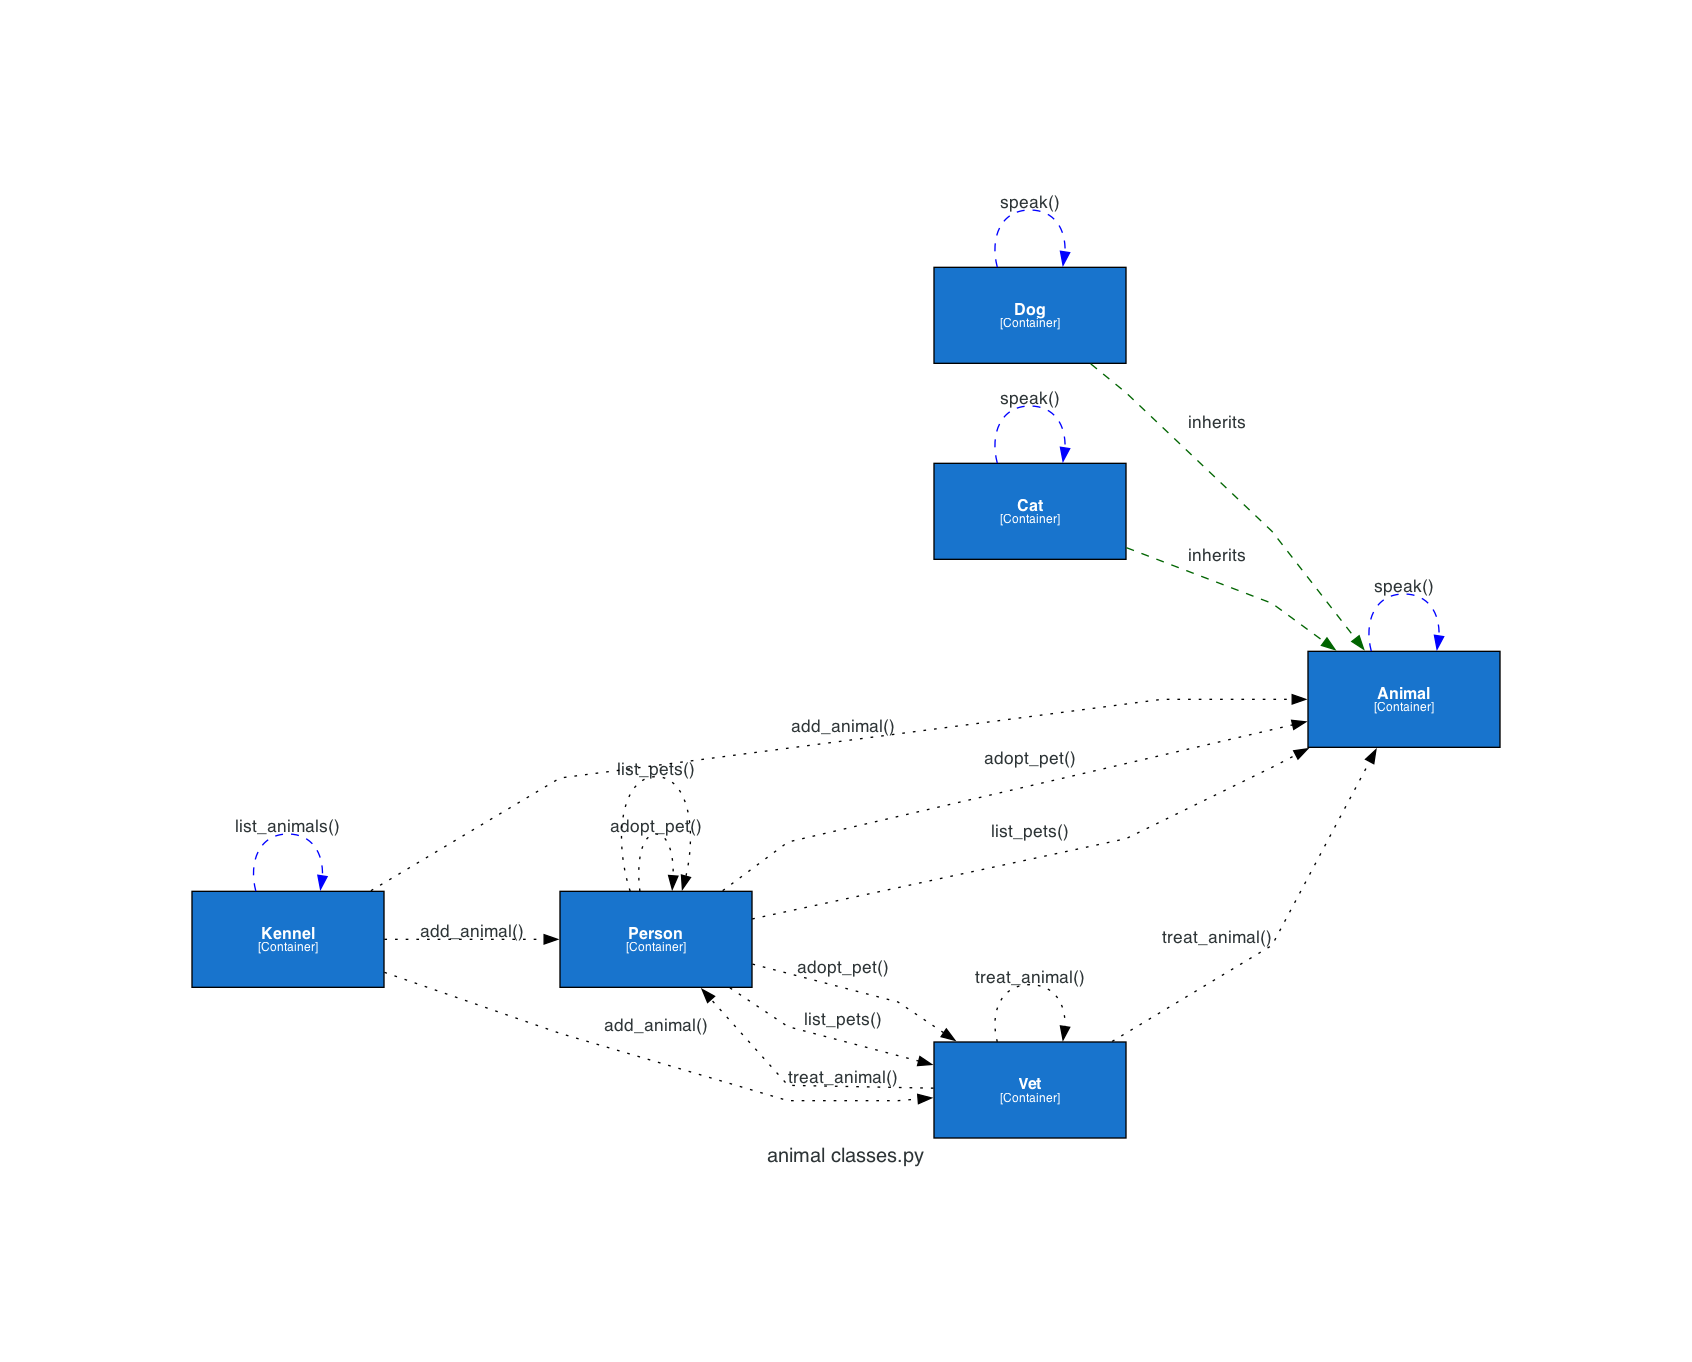

Generate this figure with Python:
from diagrams import Diagram, Edge
from diagrams.c4 import Container
graph_attr = {'splines': 'polyline'}

with Diagram("animal classes.py", filename= "./diagram_creator_test_examples/diagrams_from_codes/diagram_for_animal_classes", direction="LR", show=False, graph_attr=graph_attr):
    animal = Container(name="Animal")
    dog = Container(name="Dog")
    cat = Container(name="Cat")
    person = Container(name="Person")
    vet = Container(name="Vet")
    kennel = Container(name="Kennel")

    dog >> Edge(label="inherits", style='dashed', color='darkgreen') >> animal
    cat >> Edge(label="inherits", style='dashed', color='darkgreen') >> animal
    person >> Edge(label="adopt_pet()", style='dotted', color='black') >> [animal, person, vet]
    person >> Edge(label="list_pets()", style='dotted', color='black') >> [animal, person, vet]
    vet >> Edge(label="treat_animal()", style='dotted', color='black') >> [animal, person, vet]
    kennel >> Edge(label="add_animal()", style='dotted', color='black') >> [animal, person, vet]
    animal >> Edge(label="speak()", style='dashed', color='blue') >> animal
    dog >> Edge(label="speak()", style='dashed', color='blue') >> dog
    cat >> Edge(label="speak()", style='dashed', color='blue') >> cat
    kennel >> Edge(label="list_animals()", style='dashed', color='blue') >> kennel
